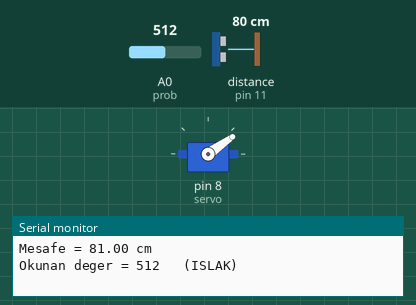
Bench run of a sketch on a simulated Arduino Uno, built with avr-gcc and run on an emulated ATmega328P. Parts: servo, the last lines printed to the serial monitor. Inputs (shaded band) come from the test bench; at power-on: A0 (prob) = 512, distance to the obstacle (sensor on pin 11) 80 cm. The echo pulse lasts 58.3 µs per cm.

Above: at 3.3 s.
3.4 s: A0 (prob) set to 860
At 4.8 s:
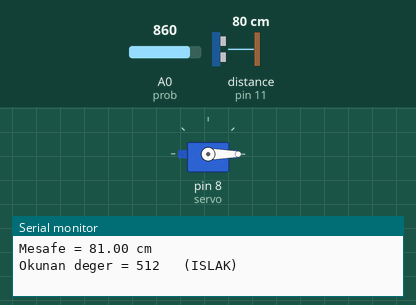
9.5 s: distance to the obstacle (sensor on pin 11) set to 11 cm
12.8 s: distance to the obstacle (sensor on pin 11) set to 8 cm
At 17.3 s:
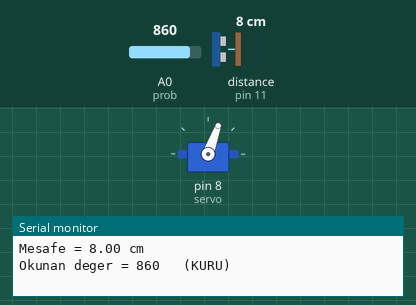
19.8 s: distance to the obstacle (sensor on pin 11) set to 18 cm
At 20.4 s:
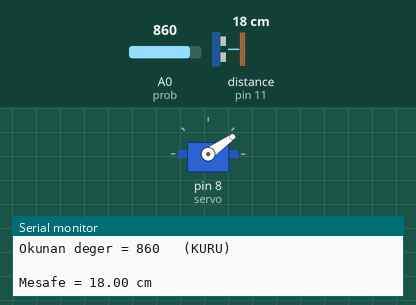
23.1 s: A0 (prob) set to 837
At 28.7 s:
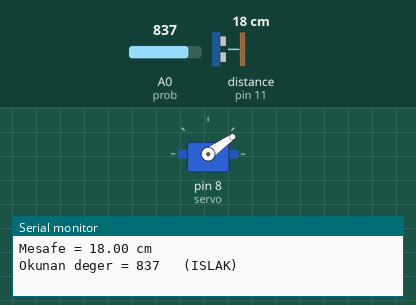
30.1 s: A0 (prob) set to 900
At 30.1 s:
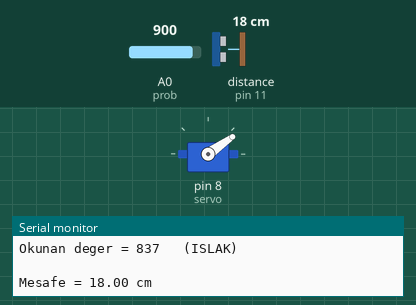
Timing chart, 0 to 33.1 s (numbered marks = the images above; inputs shaded):
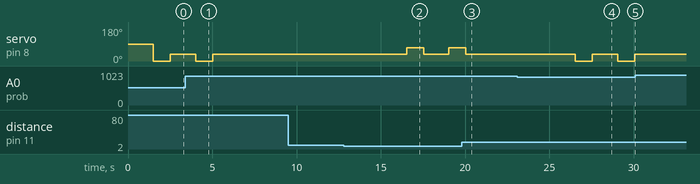

Measured:
- the behaviour switches between 10 and 9 cm on distance to the obstacle (sensor on pin 11) (found by bisection; images 1 and 2)
- the behaviour switches between 850 and 849 on A0 (prob) (found by bisection; images 3 and 4)
- after the input at 3.4 s, servo on pin 8 (servo): goes on until 5.0 s, then stays 35°
- after the input at 12.8 s, servo on pin 8 (servo): 35° → 70° after 3.7 s, → 35° 1.0 s later, → 70° 1.5 s later
- after the input at 19.8 s, servo on pin 8 (servo): goes on until 20.0 s, then stays 35°
- after the input at 23.1 s, servo on pin 8 (servo): alternates 35° for 1.5 s and 0° for 1.0 s, starting after 3.4 s
- after the input at 30.1 s, servo on pin 8 (servo): stays 35° (without the input it goes to 0° after 1.4 s)

The sketch:

project.ino
```cpp
#include <Servo.h>        // Servo kitapligi dahil edildi
#include "NewPing.h"      // NewPing kitapligi dahil edildi

#define TRIGGER_PIN 12    // Ultrasonik sensorunun Trigger ucunu Arduino Uno' nun 12. pinine baglandi
#define ECHO_PIN 11       // Ultrasonik sensorunun Echo ucunu Arduino Uno' nun 11. pinine baglandi
#define MAX_DISTANCE 400  // Ping atmak istedigimiz maksimum mesafe (santimetre olarak)

NewPing sonar(TRIGGER_PIN, ECHO_PIN, MAX_DISTANCE); // Pinler ve maksimum mesafe kullanilarak NewPing kurulumu
float distance;           // "float" tipinde, "distance" adinda degisken tanimlandi

Servo servo;              // "Servo" tipinde, "servo" adinda bir nesne olusturuldu

const int prob = A0;      // "int" tipinde, "prob" adinda sabit bir degisken tanimlandi ve A0 pinini tanımlandi
                          // Nem sensorunun A0 ucunu Arduino Uno' nun A0. pinine baglandi
int olcum_sonucu;         // prob' tan gelen degerlerin kaydedilmesi icin "int" tipinde, "olcum_sonucu" adinda
                          // bir degisken tanimlandi
void setup() {            // Genel ayarlar buradan yapilir
  servo.attach(8);        // Servo motor Arduino Uno' nun 8. pinine baglandiginin belirtilip baslasilmasi
  Serial.begin(9600);     // Seri haberlesmenin baslatilmasi
}

void loop() {             // Arduino'nun yapmasi gereken islemler buraya yazilir
  distance = sonar.ping_cm();           // Ping gönderip mesafeyi cm cinsinden alinmasi
  Serial.print("Mesafe = ");            // Ekrana "Mesafe = " yazdirildi
  if (distance >= 400 || distance <= 2){// Ultrasonik sensorden alinan veri 2 cm ile 400 cm arasinda bir deger ise
                                        // bu komut satiri calistirilsin
       Serial.println("Out of range");  // Ekrana "Out of range" yazdirildi
  }
  else{                                 // Onceki belirlenen durumdan farkli bir durum disinda bu komut satiri calistirilsin
      Serial.print(distance);           // Ultrasonik sensorden alinan veri "distance" degiskeni kullanilarak ekrana yazdirildi
      Serial.println(" cm");            // Ekrana " cm" yazdirildi
  }
  delay(500);                           // 0.5 saniye bekle
  olcum_sonucu = analogRead(prob);      // Nem sensorune ait veriler "prob" pininden analog olarak okundu
                                        // ve "olcum_sonucu" isimli degiskene kaydedildi
  if (olcum_sonucu<850 ){               // Eger "olcum_sonucu" degiskeninde bulunan veri, 850' den kucuk ise bu
                                        // komut satiri calistirilsin
      Serial.print("Okunan deger = ");  // Ekrana "Okunan deger = " yazdirildi
      Serial.print(olcum_sonucu);       // Nem sensorunden okunan veri "olcum_sonucu" degiskeni kullanilarak ekrana yazdirildi
      Serial.println("   (ISLAK) ");    // Ekrana "   (ISLAK) " yazdirildi
      Serial.println(" ");              // Bir satir bos birakilmasi icin kullanildi
      delay(1000);                      // 1 saniye bekle
      servo.write(0);                   // Servo motor, 0 derece konumuna gonderildi
      delay(1000);                      // 1 saniye bekle
      servo.write(35);                  // Servo motor, 35 derece konumuna gonderildi
   }
   else if(olcum_sonucu>850 && distance <=9 && distance >= 1  ) {    // Eger "olcum_sonucu" degiskeninde bulunan veri, 850' den
                                        // buyuk ve ultrasonik sensorden alinan veri 1 cm ile 9 cm arasinda bir deger ise
                                        // bu komut satiri calistirilsin
      Serial.print("Okunan deger = ");  // Ekrana "Okunan deger = " yazdirildi
      Serial.print(olcum_sonucu);       // Nem sensorunden okunan veri "olcum_sonucu" degiskeni kullanilarak ekrana yazdirildi
      Serial.println("   (KURU) ");     // Ekrana "   (KURU) " yazdirildi
      Serial.println(" ");              // Bir satir bos birakilmasi icin kullanildi
      delay(1000);                      // 1 saniye bekle
      servo.write(70);                  // Servo motor, 70 derece konumuna gonderildi
      delay(1000);                      // 1 saniye bekle
      servo.write(35);                  // Servo motor, 35 derece konumuna gonderildi
   }
   else{                                // Onceki belirlenen durumlardan farkli bir durum disinda bu komut satiri calistirilsin
      Serial.print("Okunan deger = ");  // Ekrana "Okunan deger = " yazdirildi
      Serial.print(olcum_sonucu);       // Nem sensorunden okunan veri "olcum_sonucu" degiskeni kullanilarak ekrana yazdirildi
      Serial.println("   (SABIT) ");    // Ekrana "   (SABIT) " yazdirildi
      Serial.println(" ");              // Bir satir bos birakilmasi icin kullanildi
      delay(2000);                      // 2 saniye bekle
      servo.write(35);                  // Servo motor, 35 derece konumuna gonderildi
   }
}
```
